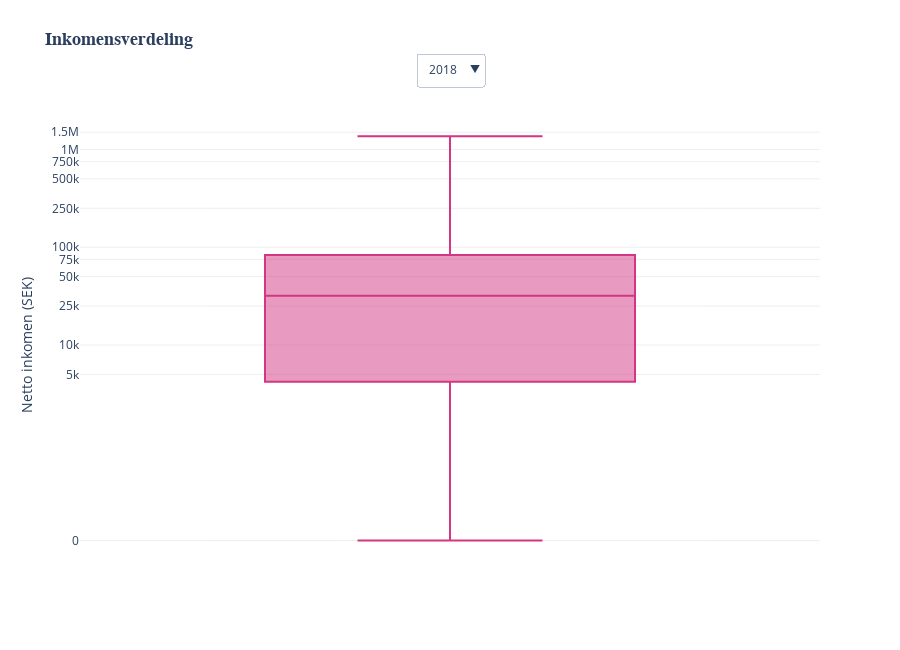

The code cell stored with this chart in its notebook:
### Markdown cell above
Daarbij moet worden opgemerkt dat de consumptieve bestedingen in Zweden sinds 2021 opnieuw zijn toegenomen, wat wijst op een herstel van het vertrouwen in de economie (World Bank, 2024). Volgens Crawley en Theloudis (2024) is het verschil in koopkracht vaak eerder een kwestie van verdeling dan van absolute afname. Dat betekent dat de gemiddelde consument zich nog steeds voedselprijzen kan veroorloven, maar dat sommige groepen achterblijven.

### Code cell
import plotly.graph_objects as go
import numpy as np

# Filter data (ga ervan uit dat OBS_VALUE al in SEK is)
df_filtered = df_income[df_income['TIME_PERIOD'].between(2018, 2022)]

# Y-as instellingen in SEK
y_tickvals = [100, 5000, 10000, 25000, 50000, 75000, 100000, 
              250000, 500000, 750000, 1000000, 1500000]
y_ticktext = ['0', '5k', '10k', '25k', '50k', '75k', '100k', 
              '250k', '500k', '750k', '1M', '1.5M']

# Figuur maken
fig4 = go.Figure()

for year in sorted(df_filtered['TIME_PERIOD'].unique()):
    df_year = df_filtered[df_filtered['TIME_PERIOD'] == year]
    y_values = np.where(df_year['OBS_VALUE'] == 0, 100, df_year['OBS_VALUE'])
    fig4.add_trace(go.Box(
        y=y_values,
        name='',
        visible=(year == 2022),
        boxpoints=False,
        marker_color='#59A14F',
        line_color='#d33682',
        width=0.5,
        hoverinfo='y',
        hovertemplate='%{y:,.2f} kr<extra></extra>'  # Tooltip met SEK
    ))

# Layout met Nederlandse labels
fig4.update_layout(
    title=dict(
        text="<b>Inkomensverdeling</b>",  # Nederlandse titel
        x=0.05,
        xanchor='left',
        y=0.95,
        font=dict(size=18, family='Arial')
    ),
    yaxis=dict(
        title='Netto inkomen (SEK)',
        tickvals=y_tickvals,
        ticktext=y_ticktext,
        type='log',
        range=[np.log10(50), np.log10(2000000)],
        gridcolor='rgba(200,200,200,0.3)',
        zeroline=False,
        title_font=dict(size=14)
    ),
    xaxis=dict(
        showticklabels=False,
        showgrid=False,
        range=[-0.5, 0.5]
    ),
    updatemenus=[{
        "buttons": [dict(label=str(year),
                      method="update",
                      args=[{"visible": [y==year for y in sorted(df_filtered['TIME_PERIOD'].unique())]}])
                 for year in sorted(df_filtered['TIME_PERIOD'].unique())],
        "direction": "down",
        "x": 0.5,
        "y": 1.15,
        "xanchor": "center",
        "yanchor": "top",
        "bgcolor": "rgba(255,255,255,0.8)"
    }],
    height=650,
    margin=dict(l=80, r=80, t=120, b=80),
    plot_bgcolor='white',
    paper_bgcolor='white'
)

# Nul-weergave
fig4.add_annotation(
    x=-0.5, y=100, xref='x', yref='y',
    text='0', showarrow=False,
    font=dict(color='black'),
    xanchor='right'
)

fig4.show()

### Figure 1 — Plotly figure (JSON) as saved in the notebook; plotly's stock layout.template omitted (floating-point values rounded to 4 significant figures; data arrays with more than 128 entries replaced by an {"elided": "..."} marker saying what was removed)
{"data": [{"boxpoints": false, "hoverinfo": "y", "hovertemplate": "%{y:,.2f} kr<extra></extra>", "line": {"color": "#d33682"}, "marker": {"color": "#59A14F"}, "name": "", "type": "box", "visible": false, "width": 0.5, "y": {"elided": "234 float values"}}, {"boxpoints": false, "hoverinfo": "y", "hovertemplate": "%{y:,.2f} kr<extra></extra>", "line": {"color": "#d33682"}, "marker": {"color": "#59A14F"}, "name": "", "type": "box", "visible": false, "width": 0.5, "y": {"elided": "234 float values"}}, {"boxpoints": false, "hoverinfo": "y", "hovertemplate": "%{y:,.2f} kr<extra></extra>", "line": {"color": "#d33682"}, "marker": {"color": "#59A14F"}, "name": "", "type": "box", "visible": false, "width": 0.5, "y": {"elided": "234 float values"}}, {"boxpoints": false, "hoverinfo": "y", "hovertemplate": "%{y:,.2f} kr<extra></extra>", "line": {"color": "#d33682"}, "marker": {"color": "#59A14F"}, "name": "", "type": "box", "visible": false, "width": 0.5, "y": {"elided": "234 float values"}}, {"boxpoints": false, "hoverinfo": "y", "hovertemplate": "%{y:,.2f} kr<extra></extra>", "line": {"color": "#d33682"}, "marker": {"color": "#59A14F"}, "name": "", "type": "box", "visible": true, "width": 0.5, "y": {"elided": "198 float values"}}], "layout": {"annotations": [{"font": {"color": "black"}, "showarrow": false, "text": "0", "x": -0.5, "xanchor": "right", "xref": "x", "y": 100, "yref": "y"}], "height": 650, "margin": {"b": 80, "l": 80, "r": 80, "t": 120}, "paper_bgcolor": "white", "plot_bgcolor": "white", "title": {"font": {"family": "Arial", "size": 18}, "text": "<b>Inkomensverdeling</b>", "x": 0.05, "xanchor": "left", "y": 0.95}, "updatemenus": [{"bgcolor": "rgba(255,255,255,0.8)", "buttons": [{"args": [{"visible": [true, false, false, false, false]}], "label": "2018", "method": "update"}, {"args": [{"visible": [false, true, false, false, false]}], "label": "2019", "method": "update"}, {"args": [{"visible": [false, false, true, false, false]}], "label": "2020", "method": "update"}, {"args": [{"visible": [false, false, false, true, false]}], "label": "2021", "method": "update"}, {"args": [{"visible": [false, false, false, false, true]}], "label": "2022", "method": "update"}], "direction": "down", "x": 0.5, "xanchor": "center", "y": 1.15, "yanchor": "top"}], "xaxis": {"range": [-0.5, 0.5], "showgrid": false, "showticklabels": false}, "yaxis": {"gridcolor": "rgba(200,200,200,0.3)", "range": [1.699, 6.301], "ticktext": ["0", "5k", "10k", "25k", "50k", "75k", "100k", "250k", "500k", "750k", "1M", "1.5M"], "tickvals": [100, 5000, 10000, 25000, 50000, 75000, 100000, 250000, 500000, 750000, 1000000, 1500000], "title": {"font": {"size": 14}, "text": "Netto inkomen (SEK)"}, "type": "log", "zeroline": false}}}
